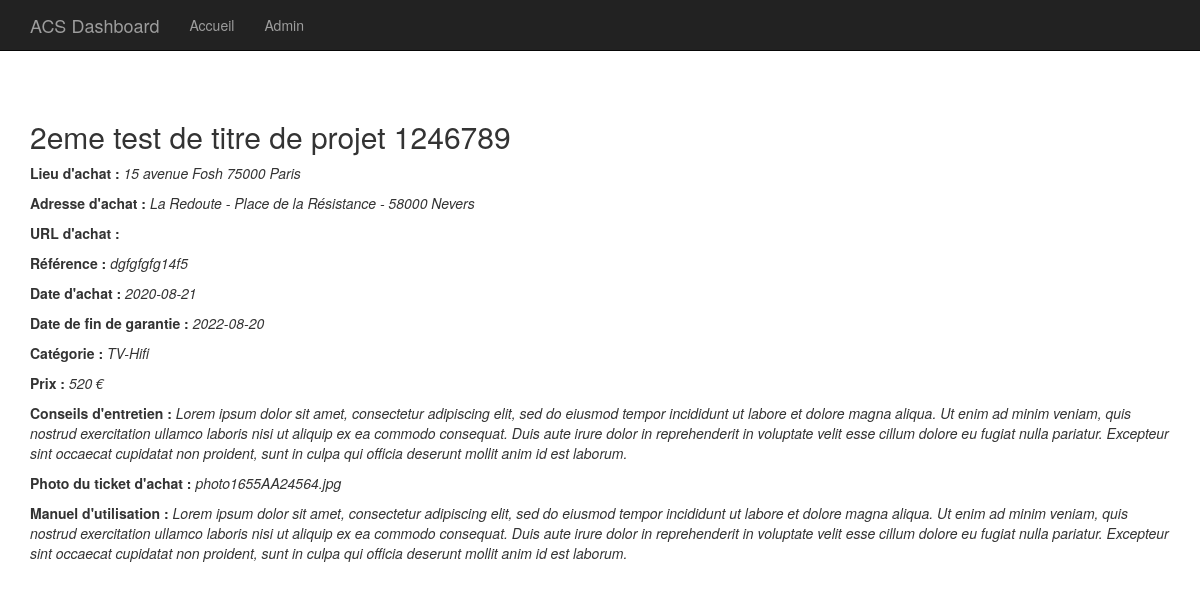
Screenshot of /index.php?p=posts.single&id=4 with the database file from the repository.
### tables this page shows
CREATE TABLE IF NOT EXISTS `articles` (
  `id` int(11) NOT NULL AUTO_INCREMENT,
  `titre` varchar(255) DEFAULT NULL,
  `lieuachat` varchar(255) DEFAULT NULL,
  `adresseachat` varchar(255) DEFAULT NULL,
  `urlachat` varchar(255) DEFAULT NULL,
  `ref` varchar(255) NOT NULL,
  `dateachat` varchar(20) NOT NULL,
  `datefingarantie` varchar(20) NOT NULL,
  `category_id` int(11) DEFAULT NULL,
  `prix` int(10) NOT NULL DEFAULT 0,
  `conseilsentretien` longtext DEFAULT NULL,
  `phototicketachat` varchar(255) DEFAULT NULL,
  `manuelutilisation` longtext DEFAULT NULL,
  PRIMARY KEY (`id`)
);

CREATE TABLE IF NOT EXISTS `categories` (
  `id` int(11) NOT NULL AUTO_INCREMENT,
  `titre` varchar(255) DEFAULT NULL,
  PRIMARY KEY (`id`)
);

### core/Controller/Controller.php (called while the page is built, shortened)
<?php
    class Controller{
        protected $viewPath;
        protected function render($view, $variables = []){
            extract($variables);
            require($this->viewPath . str_replace('.', '/', $view) . '.php');
        }
    }
?>

### app/Controller/PostsController.php (called while the page is built, shortened)
<?php
    class PostsController extends AppController{
        public function single(){
            $article = $this->Post->findWitdhCategory($_GET['id']);
            $this->render('posts.single', compact('article'));
        }
    }
?>

### public/index.php (called while the page is built, shortened)
<?php
    if(isset($_GET['p'])){
        $page = $_GET['p'];
    }
    else{
        $page = 'posts.index';
    }
    $page = explode('.', $page);
    if($page[0] == 'admin'){
        $controller = '\App\Controller\Admin\\' . ucfirst($page[1]) . 'Controller';
        $action = $page[2];
    }
    else{
        $action = $page[1];
    }
    $controller = new $controller();
    $controller->$action();
?>

### core/Table/Table.php (called while the page is built, shortened)
<?php
    class Table{
        protected $db;
        public function __construct(Database $db){
            $this->db = $db;
        }
        public function query($statement, $attributes = null, $one = false){
            if($attributes){
                return $this->db->prepare(
                    $statement,
                    $attributes,
                    str_replace('Table', 'Entity', get_class($this)),
                    $one
                );
            }
             else{
                return $this->db->query(
                    $statement,
                    str_replace('Table', 'Entity', get_class($this)),
                     $one
                );
            }
        }
    }
?>

### core/Database/MysqlDatabase.php (called while the page is built, shortened)
<?php
    class MysqlDatabase extends Database{
        private $pdo;
        private function getPDO(){
            if($this->pdo === null){
                $pdo = new PDO('mysql:dbname=mvc-blog;host=localhost', 'root', '');
                $pdo->setAttribute(PDO::ATTR_ERRMODE, PDO::ERRMODE_EXCEPTION);
                $this->pdo = $pdo;
            }
            return $this->pdo;
        }
        public function prepare($statement, $attributes, $class_name = null, $one = false){
            $req = $this->getPDO()->prepare($statement);
            $res = $req->execute($attributes);
            if($class_name === null){
                $req->setFetchMode(PDO::FETCH_OBJ);
            }
            else{
                $req->setFetchMode(PDO::FETCH_CLASS, $class_name);
            }
            if($one){
                $datas = $req->fetch();
            }
            else{
                $datas = $req->fetchAll();
            }
            return $datas;
        }
    }
?>

### app/Table/PostTable.php (called while the page is built, shortened)
<?php
    class PostTable extends Table{
        public function findWitdhCategory($id){
            return $this->query("
                SELECT articles.id, articles.titre, articles.lieuachat, articles.adresseachat, articles.urlachat, articles.ref, articles.dateachat, articles.datefingarantie, articles.prix, articles.conseilsentretien, articles.phototicketachat, articles.manuelutilisation, categories.titre as categorie
                FROM articles
                LEFT JOIN categories ON category_id = categories.id
                WHERE articles.id = ?",
                [$id], true
            );
        }
    }
?>

### app/Autoloader.php (called while the page is built, shortened)
<?php
  class Autoloader{
      static function autoload($class){
          if (strpos($class, __NAMESPACE__ . '\\') === 0){
              $class = str_replace(__NAMESPACE__ . '\\', '', $class);
              $class = str_replace('\\', '/', $class);
          }
      }
  }

### core/Autoloader.php (called while the page is built, shortened)
<?php
  class Autoloader{
      static function autoload($class){
          if (strpos($class, __NAMESPACE__ . '\\') === 0){
              $class = str_replace(__NAMESPACE__ . '\\', '', $class);
              $class = str_replace('\\', '/', $class);
          }
      }
  }

### app/Views/posts/single.php (the view)
<h2><?= $article->titre; ?></h2>
<p><b>Lieu d'achat : </b><em><?= $article->lieuachat; ?></em></p>
<p><b>Adresse d'achat : </b><em><?= $article->adresseachat; ?></em></p>
<p><b>URL d'achat : </b><em><?= $article->urlachat; ?></em></p>
<p><b>Référence : </b><em><?= $article->ref; ?></em></p>
<p><b>Date d'achat : </b><em><?= $article->dateachat; ?></em></p>
<p><b>Date de fin de garantie : </b><em><?= $article->datefingarantie; ?></em></p>
<p><b>Catégorie : </b><em><?= $article->categorie; ?></em></p>
<p><b>Prix : </b><em><?= $article->prix; ?> €</em></p>
<p><b>Conseils d'entretien : </b><em><?= $article->conseilsentretien; ?></em></p>
<p><b>Photo du ticket d'achat : </b><em><?= $article->phototicketachat; ?></em></p>
<p><b>Manuel d'utilisation : </b><em><?= $article->manuelutilisation; ?></em></p>

### rows the page displays
articles: titre "2eme test de titre de projet 1246789", lieuachat "15 avenue Fosh 75000 Paris", adresseachat "La Redoute - Place de la Résistance - 58000 Nevers", ref "dgfgfgfg14f5", dateachat "2020-08-21", datefingarantie "2022-08-20", category.titre "TV-Hifi", prix "520", conseilsentretien "Lorem ipsum dolor sit amet, consectetur adipiscing elit, sed do eiusmod tempor incididunt ut labore et dolore magna aliqua. Ut enim ad minim veniam, quis nostrud exercitation ullamco laboris nisi ut aliquip ex ea commodo consequat. Duis aute irure dolor in reprehenderit in voluptate velit esse cillum dolore eu fugiat nulla pariatur. Excepteur sint occaecat cupidatat non proident, sunt in culpa qui officia deserunt mollit anim id est laborum.", phototicketachat "photo1655AA24564.jpg", manuelutilisation "Lorem ipsum dolor sit amet, consectetur adipiscing elit, sed do eiusmod tempor incididunt ut labore et dolore magna aliqua. Ut enim ad minim veniam, quis nostrud exercitation ullamco laboris nisi ut aliquip ex ea commodo consequat. Duis aute irure dolor in reprehenderit in voluptate velit esse cillum dolore eu fugiat nulla pariatur. Excepteur sint occaecat cupidatat non proident, sunt in culpa qui officia deserunt mollit anim id est laborum."
